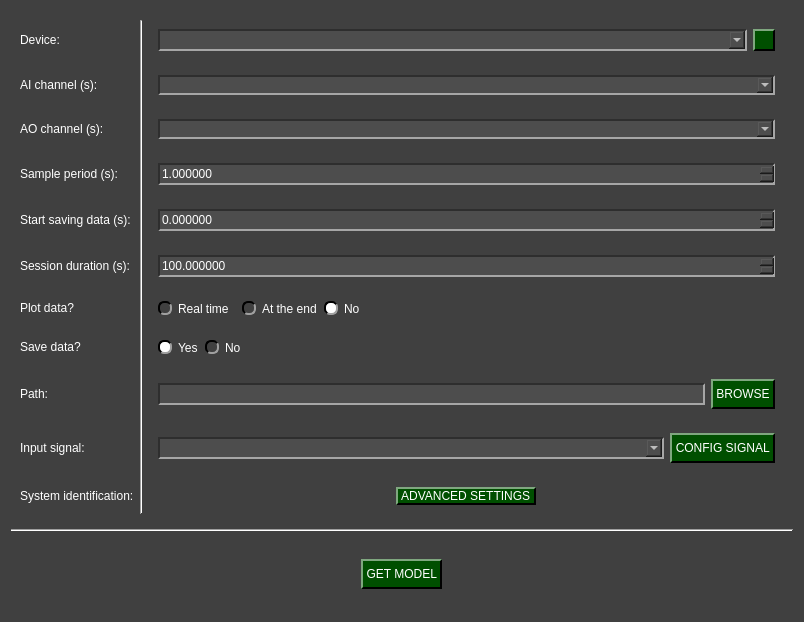
<?xml version="1.0" encoding="UTF-8"?>
<ui version="4.0">
 <class>Arduino_GetModel_W</class>
 <widget class="QWidget" name="Arduino_GetModel_W">
  <property name="geometry">
   <rect>
    <x>0</x>
    <y>0</y>
    <width>804</width>
    <height>622</height>
   </rect>
  </property>
  <property name="windowTitle">
   <string>Form</string>
  </property>
  <property name="styleSheet">
   <string notr="true">QComboBox QAbstractItemView {
    background-color: rgb(77, 77, 77);
}

QComboBox QAbstractItemView::item:focus{
    background-color: rgb(140, 140, 140);
}

QDoubleSpinBox{
	background-color: rgb(77, 77, 77);
	
	border-top: 1.5px solid rgb(46, 46, 46);
	border-left: 1.5px solid rgb(46, 46, 46);

	border-bottom: 1.5px solid rgb(166, 166, 166);
	border-right: 1.5px solid rgb(166, 166, 166);
}

QDoubleSpinBox::up-button{
    image: url(:/imgs/imgs/drop_up_arrow.png);
	width: 11px;

	background-color: rgb(0, 79, 0);
	border-top: 1.5px solid rgb(127, 167, 127);
	border-left: 1.5px solid rgb(127, 167, 127);

	border-bottom: 1.5px solid rgb(0, 0, 0);
	border-right: 1.5px solid rgb(0, 0, 0);
}

QDoubleSpinBox::up-button:pressed{
	border: 2px solid rgb(255, 255, 255);
}

QDoubleSpinBox::up-button:hover{
	background-color: rgb(0, 50, 0);
}

QDoubleSpinBox::down-button{
    image: url(:/imgs/imgs/drop_down_arrow.png);
	width: 11px;

	background-color: rgb(0, 79, 0);
	border-top: 1.5px solid rgb(127, 167, 127);
	border-left: 1.5px solid rgb(127, 167, 127);

	border-bottom: 1.5px solid rgb(0, 0, 0);
	border-right: 1.5px solid rgb(0, 0, 0);
}

QDoubleSpinBox::down-button:pressed{
	border: 2px solid rgb(255, 255, 255);
}

QDoubleSpinBox::down-button:hover{
	background-color: rgb(0, 50, 0);
}

QSpinBox{
	background-color: rgb(77, 77, 77);
	
	border-top: 1.5px solid rgb(46, 46, 46);
	border-left: 1.5px solid rgb(46, 46, 46);

	border-bottom: 1.5px solid rgb(166, 166, 166);
	border-right: 1.5px solid rgb(166, 166, 166);
}

QSpinBox::up-button{
    image: url(:/imgs/imgs/drop_up_arrow.png);
	width: 11px;

	background-color: rgb(0, 79, 0);
	border-top: 1.5px solid rgb(127, 167, 127);
	border-left: 1.5px solid rgb(127, 167, 127);

	border-bottom: 1.5px solid rgb(0, 0, 0);
	border-right: 1.5px solid rgb(0, 0, 0);
}

QSpinBox::up-button:pressed{
	border: 2px solid rgb(255, 255, 255);
}

QSpinBox::up-button:hover{
	background-color: rgb(0, 50, 0);
}

QSpinBox::down-button{
    image: url(:/imgs/imgs/drop_down_arrow.png);
	width: 11px;

	background-color: rgb(0, 79, 0);
	border-top: 1.5px solid rgb(127, 167, 127);
	border-left: 1.5px solid rgb(127, 167, 127);

	border-bottom: 1.5px solid rgb(0, 0, 0);
	border-right: 1.5px solid rgb(0, 0, 0);
}

QSpinBox::down-button:pressed{
	border: 2px solid rgb(255, 255, 255);
}

QSpinBox::down-button:hover{
	background-color: rgb(0, 50, 0);
}

QWidget#Arduino_GetModel_W{
	background-color: rgb(64, 64, 64);
}

QWidget{
	color: rgb(255, 255, 255);
}

QComboBox{
	background-color: rgb(77, 77, 77);
	
	border-top: 1.5px solid rgb(46, 46, 46);
	border-left: 1.5px solid rgb(46, 46, 46);

	border-bottom: 1.5px solid rgb(166, 166, 166);
	border-right: 1.5px solid rgb(166, 166, 166);
}


QComboBox::drop-down{
	image: url(:/imgs/imgs/drop_down_arrow.png);
	width: 11px;

	background-color: rgb(0, 79, 0);
	border-top: 2px solid rgb(127, 167, 127);
	border-left: 2px solid rgb(127, 167, 127);

	border-bottom: 2px solid rgb(0, 0, 0);
	border-right: 2px solid rgb(0, 0, 0);
}

QComboBox::drop-down:hover{
	background-color: rgb(0, 50, 0);
}

QComboBox::drop-down:pressed{
	border: 2px solid rgb(255, 255, 255);
}

QPushButton{
	background-color: rgb(0, 79, 0);

	border-top: 1.5px solid rgb(127, 167, 127);
	border-left: 1.5px solid rgb(127, 167, 127);

	border-bottom: 1.5px solid rgb(0, 0, 0);
	border-right: 1.5px solid rgb(0, 0, 0);

	
	font: 12pt &quot;Helvetica&quot;;
	text-align:center;
}

QWidget{
	font: 12pt &quot;Helvetica&quot;;
}

QPushButton:hover{
	background-color: rgb(0, 50, 0);
}

QPushButton:pressed{
	border: 2px solid rgb(255, 255, 255);
}

QLineEdit{
	background-color: rgb(77, 77, 77);
	border-top: 1.5px solid rgb(46, 46, 46);
	border-left: 1.5px solid rgb(46, 46, 46);

	border-bottom: 1.5px solid rgb(166, 166, 166);
	border-right: 1.5px solid rgb(166, 166, 166);
}

QRadioButton::indicator{
	border-radius: 6px;
	border-top: 1.5px solid rgb(0, 0, 0);
	border-left: 1.5px solid rgb(0, 0, 0);

	border-bottom: 1.5px solid rgb(160, 160, 160);
	border-right: 1.5px solid rgb(160, 160, 160);
}

QRadioButton::indicator::checked{
	background-color: white;
}

QRadioButton::indicator::unchecked:hover{
	background-color: #9F9F9F;
}

QRadioButton::indicator::pressed{
	border: 1.5px solid #505050
}

QPushButton#reload_devices{
	image: url(:/imgs/imgs/reload.png);
	width: 11px;
	background-color: rgb(0, 79, 0);

	border-top: 1.5px solid rgb(127, 167, 127);
	border-left: 1.5px solid rgb(127, 167, 127);

	border-bottom: 1.5px solid rgb(0, 0, 0);
	border-right: 1.5px solid rgb(0, 0, 0);

	
	font: 12pt &quot;Helvetica&quot;;
	text-align:center;
}

QPushButton#reload_devices:hover{
	background-color: rgb(0, 50, 0);
}

QPushButton#reload_devices:pressed{
	border: 2px solid rgb(255, 255, 255);
}</string>
  </property>
  <layout class="QVBoxLayout" name="verticalLayout">
   <item>
    <widget class="QWidget" name="widget" native="true">
     <property name="maximumSize">
      <size>
       <width>16777205</width>
       <height>16777205</height>
      </size>
     </property>
     <layout class="QGridLayout" name="gridLayout">
      <item row="8" column="0">
       <widget class="QLabel" name="label_8">
        <property name="minimumSize">
         <size>
          <width>0</width>
          <height>30</height>
         </size>
        </property>
        <property name="maximumSize">
         <size>
          <width>16777215</width>
          <height>30</height>
         </size>
        </property>
        <property name="baseSize">
         <size>
          <width>0</width>
          <height>0</height>
         </size>
        </property>
        <property name="text">
         <string>Path:</string>
        </property>
       </widget>
      </item>
      <item row="10" column="0">
       <widget class="QLabel" name="label_3">
        <property name="sizePolicy">
         <sizepolicy hsizetype="Preferred" vsizetype="Preferred">
          <horstretch>0</horstretch>
          <verstretch>0</verstretch>
         </sizepolicy>
        </property>
        <property name="minimumSize">
         <size>
          <width>0</width>
          <height>30</height>
         </size>
        </property>
        <property name="maximumSize">
         <size>
          <width>16777215</width>
          <height>30</height>
         </size>
        </property>
        <property name="text">
         <string>System identification:</string>
        </property>
       </widget>
      </item>
      <item row="8" column="3">
       <widget class="QWidget" name="widget_9" native="true">
        <layout class="QHBoxLayout" name="horizontalLayout_3">
         <item>
          <widget class="QLineEdit" name="path_line_edit">
           <property name="minimumSize">
            <size>
             <width>0</width>
             <height>22</height>
            </size>
           </property>
           <property name="maximumSize">
            <size>
             <width>16777215</width>
             <height>22</height>
            </size>
           </property>
          </widget>
         </item>
         <item>
          <widget class="QPushButton" name="path_folder_browse">
           <property name="minimumSize">
            <size>
             <width>0</width>
             <height>30</height>
            </size>
           </property>
           <property name="maximumSize">
            <size>
             <width>16777215</width>
             <height>30</height>
            </size>
           </property>
           <property name="text">
            <string> BROWSE </string>
           </property>
          </widget>
         </item>
        </layout>
       </widget>
      </item>
      <item row="0" column="3">
       <widget class="QWidget" name="widget_2" native="true">
        <layout class="QGridLayout" name="gridLayout_3">
         <item row="0" column="0">
          <widget class="QComboBox" name="device_combo">
           <property name="minimumSize">
            <size>
             <width>0</width>
             <height>22</height>
            </size>
           </property>
           <property name="maximumSize">
            <size>
             <width>16777215</width>
             <height>22</height>
            </size>
           </property>
          </widget>
         </item>
         <item row="0" column="1">
          <widget class="QPushButton" name="reload_devices">
           <property name="minimumSize">
            <size>
             <width>22</width>
             <height>22</height>
            </size>
           </property>
           <property name="maximumSize">
            <size>
             <width>22</width>
             <height>22</height>
            </size>
           </property>
           <property name="toolTip">
            <string>&lt;html&gt;&lt;head/&gt;&lt;body&gt;&lt;p&gt;Update COM ports&lt;/p&gt;&lt;/body&gt;&lt;/html&gt;</string>
           </property>
           <property name="text">
            <string/>
           </property>
          </widget>
         </item>
        </layout>
       </widget>
      </item>
      <item row="0" column="0">
       <widget class="QLabel" name="label">
        <property name="minimumSize">
         <size>
          <width>0</width>
          <height>30</height>
         </size>
        </property>
        <property name="maximumSize">
         <size>
          <width>16777215</width>
          <height>30</height>
         </size>
        </property>
        <property name="text">
         <string>Device:</string>
        </property>
       </widget>
      </item>
      <item row="6" column="3" alignment="Qt::AlignmentFlag::AlignLeft">
       <widget class="QWidget" name="widget_4" native="true">
        <layout class="QGridLayout" name="gridLayout_2">
         <item row="0" column="0">
          <widget class="QRadioButton" name="yes_rt_plot_radio">
           <property name="text">
            <string>Real time</string>
           </property>
           <property name="checked">
            <bool>false</bool>
           </property>
           <attribute name="buttonGroup">
            <string notr="true">plot_radio_group</string>
           </attribute>
          </widget>
         </item>
         <item row="0" column="2">
          <widget class="QRadioButton" name="yes_ate_plot_radio">
           <property name="text">
            <string>At the end</string>
           </property>
           <attribute name="buttonGroup">
            <string notr="true">plot_radio_group</string>
           </attribute>
          </widget>
         </item>
         <item row="0" column="3">
          <widget class="QRadioButton" name="no_plot_radio">
           <property name="text">
            <string>No</string>
           </property>
           <property name="checked">
            <bool>true</bool>
           </property>
           <attribute name="buttonGroup">
            <string notr="true">plot_radio_group</string>
           </attribute>
          </widget>
         </item>
         <item row="0" column="1">
          <widget class="QLabel" name="label_warning">
           <property name="toolTip">
            <string>&lt;html&gt;&lt;head/&gt;&lt;body&gt;&lt;p&gt;&lt;span style=&quot; font-size:16pt;&quot;&gt;Selecting Real Time may reduce your acquisition performance if you need to collect data at high frequencies ( sample period &amp;lt; 0.05 s ). We suggest plotting at the end of the acquisition if you don't want to be affected.&lt;/span&gt;&lt;/p&gt;&lt;/body&gt;&lt;/html&gt;</string>
           </property>
           <property name="text">
            <string>&lt;html&gt;&lt;head/&gt;&lt;body&gt;&lt;p&gt;&lt;img src=&quot;:/imgs/imgs/Warning_logo.png&quot;/&gt;&lt;/p&gt;&lt;/body&gt;&lt;/html&gt;</string>
           </property>
          </widget>
         </item>
        </layout>
       </widget>
      </item>
      <item row="9" column="0">
       <widget class="QLabel" name="label_2">
        <property name="minimumSize">
         <size>
          <width>0</width>
          <height>30</height>
         </size>
        </property>
        <property name="maximumSize">
         <size>
          <width>16777215</width>
          <height>30</height>
         </size>
        </property>
        <property name="text">
         <string>Input signal:</string>
        </property>
       </widget>
      </item>
      <item row="10" column="3">
       <widget class="QWidget" name="widget_10" native="true">
        <layout class="QGridLayout" name="gridLayout_8">
         <item row="0" column="0" alignment="Qt::AlignmentFlag::AlignHCenter">
          <widget class="QPushButton" name="system_settings_button">
           <property name="text">
            <string> ADVANCED SETTINGS </string>
           </property>
          </widget>
         </item>
        </layout>
       </widget>
      </item>
      <item row="1" column="0">
       <widget class="QLabel" name="label_10">
        <property name="text">
         <string>AI channel (s):</string>
        </property>
       </widget>
      </item>
      <item row="0" column="2" rowspan="11">
       <widget class="Line" name="line">
        <property name="orientation">
         <enum>Qt::Orientation::Vertical</enum>
        </property>
       </widget>
      </item>
      <item row="3" column="3">
       <widget class="QWidget" name="widget_5" native="true">
        <layout class="QGridLayout" name="gridLayout_6">
         <item row="0" column="0">
          <widget class="QDoubleSpinBox" name="Ts_in">
           <property name="minimumSize">
            <size>
             <width>0</width>
             <height>22</height>
            </size>
           </property>
           <property name="maximumSize">
            <size>
             <width>16777215</width>
             <height>22</height>
            </size>
           </property>
           <property name="decimals">
            <number>6</number>
           </property>
           <property name="minimum">
            <double>0.000000000000000</double>
           </property>
           <property name="maximum">
            <double>999999999999.000000000000000</double>
           </property>
           <property name="singleStep">
            <double>0.010000000000000</double>
           </property>
           <property name="stepType">
            <enum>QAbstractSpinBox::StepType::AdaptiveDecimalStepType</enum>
           </property>
           <property name="value">
            <double>1.000000000000000</double>
           </property>
          </widget>
         </item>
        </layout>
       </widget>
      </item>
      <item row="4" column="0">
       <widget class="QLabel" name="label_9">
        <property name="minimumSize">
         <size>
          <width>0</width>
          <height>30</height>
         </size>
        </property>
        <property name="maximumSize">
         <size>
          <width>16777215</width>
          <height>30</height>
         </size>
        </property>
        <property name="text">
         <string>Start saving data (s):</string>
        </property>
       </widget>
      </item>
      <item row="2" column="0">
       <widget class="QLabel" name="label_11">
        <property name="text">
         <string>AO channel (s):</string>
        </property>
       </widget>
      </item>
      <item row="7" column="3" alignment="Qt::AlignmentFlag::AlignLeft">
       <widget class="QWidget" name="widget_7" native="true">
        <layout class="QHBoxLayout" name="horizontalLayout">
         <item>
          <widget class="QRadioButton" name="yes_save_radio">
           <property name="text">
            <string>Yes</string>
           </property>
           <property name="checked">
            <bool>true</bool>
           </property>
           <attribute name="buttonGroup">
            <string notr="true">save_radio_group</string>
           </attribute>
          </widget>
         </item>
         <item>
          <widget class="QRadioButton" name="no_save_radio">
           <property name="text">
            <string>No</string>
           </property>
           <attribute name="buttonGroup">
            <string notr="true">save_radio_group</string>
           </attribute>
          </widget>
         </item>
        </layout>
       </widget>
      </item>
      <item row="5" column="3">
       <widget class="QWidget" name="widget_6" native="true">
        <layout class="QGridLayout" name="gridLayout_7">
         <item row="0" column="0">
          <widget class="QDoubleSpinBox" name="sesh_dur_in">
           <property name="minimumSize">
            <size>
             <width>0</width>
             <height>22</height>
            </size>
           </property>
           <property name="maximumSize">
            <size>
             <width>16777215</width>
             <height>22</height>
            </size>
           </property>
           <property name="baseSize">
            <size>
             <width>0</width>
             <height>12</height>
            </size>
           </property>
           <property name="decimals">
            <number>6</number>
           </property>
           <property name="maximum">
            <double>999999999999.000000000000000</double>
           </property>
           <property name="singleStep">
            <double>0.010000000000000</double>
           </property>
           <property name="stepType">
            <enum>QAbstractSpinBox::StepType::AdaptiveDecimalStepType</enum>
           </property>
           <property name="value">
            <double>100.000000000000000</double>
           </property>
          </widget>
         </item>
        </layout>
       </widget>
      </item>
      <item row="3" column="0">
       <widget class="QLabel" name="label_4">
        <property name="minimumSize">
         <size>
          <width>0</width>
          <height>30</height>
         </size>
        </property>
        <property name="maximumSize">
         <size>
          <width>16777215</width>
          <height>30</height>
         </size>
        </property>
        <property name="text">
         <string>Sample period (s):</string>
        </property>
       </widget>
      </item>
      <item row="5" column="0">
       <widget class="QLabel" name="label_5">
        <property name="minimumSize">
         <size>
          <width>0</width>
          <height>30</height>
         </size>
        </property>
        <property name="maximumSize">
         <size>
          <width>16777215</width>
          <height>30</height>
         </size>
        </property>
        <property name="text">
         <string>Session duration (s):</string>
        </property>
       </widget>
      </item>
      <item row="9" column="3">
       <widget class="QWidget" name="widget_19" native="true">
        <layout class="QHBoxLayout" name="horizontalLayout_2">
         <item>
          <widget class="QComboBox" name="inp_signal_combo">
           <property name="sizePolicy">
            <sizepolicy hsizetype="MinimumExpanding" vsizetype="Fixed">
             <horstretch>0</horstretch>
             <verstretch>0</verstretch>
            </sizepolicy>
           </property>
           <property name="minimumSize">
            <size>
             <width>0</width>
             <height>22</height>
            </size>
           </property>
           <property name="maximumSize">
            <size>
             <width>16777215</width>
             <height>22</height>
            </size>
           </property>
           <property name="sizeAdjustPolicy">
            <enum>QComboBox::SizeAdjustPolicy::AdjustToContentsOnFirstShow</enum>
           </property>
          </widget>
         </item>
         <item alignment="Qt::AlignmentFlag::AlignRight">
          <widget class="QPushButton" name="config_signal_button">
           <property name="sizePolicy">
            <sizepolicy hsizetype="Minimum" vsizetype="Fixed">
             <horstretch>0</horstretch>
             <verstretch>0</verstretch>
            </sizepolicy>
           </property>
           <property name="minimumSize">
            <size>
             <width>0</width>
             <height>30</height>
            </size>
           </property>
           <property name="maximumSize">
            <size>
             <width>16777215</width>
             <height>30</height>
            </size>
           </property>
           <property name="text">
            <string> CONFIG SIGNAL </string>
           </property>
          </widget>
         </item>
        </layout>
       </widget>
      </item>
      <item row="4" column="3">
       <widget class="QWidget" name="widget_8" native="true">
        <layout class="QGridLayout" name="gridLayout_5">
         <item row="0" column="0">
          <widget class="QDoubleSpinBox" name="save_time_in">
           <property name="minimumSize">
            <size>
             <width>0</width>
             <height>22</height>
            </size>
           </property>
           <property name="maximumSize">
            <size>
             <width>16777215</width>
             <height>22</height>
            </size>
           </property>
           <property name="decimals">
            <number>6</number>
           </property>
           <property name="maximum">
            <double>999999999999.000000000000000</double>
           </property>
           <property name="singleStep">
            <double>0.010000000000000</double>
           </property>
          </widget>
         </item>
        </layout>
       </widget>
      </item>
      <item row="7" column="0">
       <widget class="QLabel" name="label_7">
        <property name="minimumSize">
         <size>
          <width>0</width>
          <height>30</height>
         </size>
        </property>
        <property name="maximumSize">
         <size>
          <width>16777215</width>
          <height>30</height>
         </size>
        </property>
        <property name="text">
         <string>Save data?</string>
        </property>
       </widget>
      </item>
      <item row="6" column="0">
       <widget class="QLabel" name="label_6">
        <property name="minimumSize">
         <size>
          <width>0</width>
          <height>30</height>
         </size>
        </property>
        <property name="maximumSize">
         <size>
          <width>16777215</width>
          <height>30</height>
         </size>
        </property>
        <property name="text">
         <string>Plot data?</string>
        </property>
       </widget>
      </item>
      <item row="1" column="3">
       <widget class="QWidget" name="widget_11" native="true">
        <layout class="QHBoxLayout" name="horizontalLayout_4">
         <item>
          <widget class="QComboBox" name="ai_channel_combo"/>
         </item>
        </layout>
       </widget>
      </item>
      <item row="2" column="3">
       <widget class="QWidget" name="widget_12" native="true">
        <layout class="QHBoxLayout" name="horizontalLayout_5">
         <item>
          <widget class="QComboBox" name="ao_channel_combo"/>
         </item>
        </layout>
       </widget>
      </item>
     </layout>
    </widget>
   </item>
   <item>
    <widget class="Line" name="line_3">
     <property name="orientation">
      <enum>Qt::Orientation::Horizontal</enum>
     </property>
    </widget>
   </item>
   <item>
    <widget class="QWidget" name="widget_3" native="true">
     <layout class="QGridLayout" name="gridLayout_4">
      <item row="0" column="0" alignment="Qt::AlignmentFlag::AlignHCenter">
       <widget class="QPushButton" name="start_get_model">
        <property name="minimumSize">
         <size>
          <width>0</width>
          <height>30</height>
         </size>
        </property>
        <property name="maximumSize">
         <size>
          <width>16777215</width>
          <height>30</height>
         </size>
        </property>
        <property name="styleSheet">
         <string notr="true"/>
        </property>
        <property name="text">
         <string> GET MODEL </string>
        </property>
       </widget>
      </item>
     </layout>
    </widget>
   </item>
  </layout>
 </widget>
 <resources>
  <include location="resources_1.qrc"/>
 </resources>
 <connections/>
 <buttongroups>
  <buttongroup name="save_radio_group"/>
  <buttongroup name="plot_radio_group"/>
 </buttongroups>
</ui>
